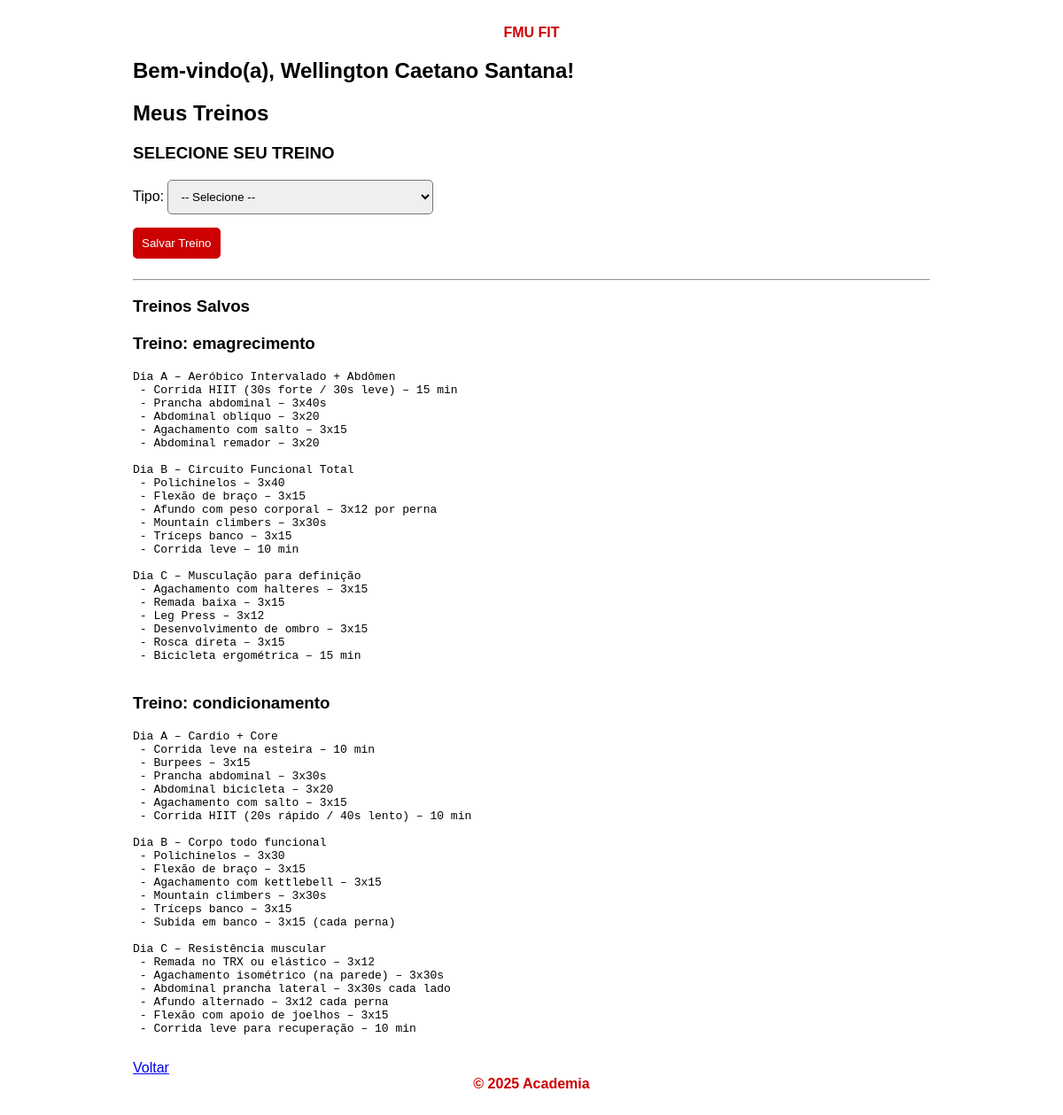
The page /views/aluno/painel_treinos.php (signed in) on the database its author committed.
### tables this page shows
CREATE TABLE `alunos` (
  `id` int(11) NOT NULL,
  `nome` varchar(100) NOT NULL,
  `email` varchar(100) NOT NULL,
  `telefone` varchar(20) DEFAULT NULL,
  `cpf` varchar(20) DEFAULT NULL,
  `data_nascimento` date DEFAULT NULL,
  `genero` enum('masculino','feminino','outro') DEFAULT NULL,
  `saude` text DEFAULT NULL,
  `senha` varchar(255) NOT NULL,
  `criado_em` timestamp NOT NULL DEFAULT current_timestamp(),
  `treino_selecionado` varchar(20) DEFAULT NULL,
  `tipo_treino` varchar(50) DEFAULT NULL
);

CREATE TABLE `treinos` (
  `id` int(11) NOT NULL,
  `aluno_id` int(11) DEFAULT NULL,
  `titulo` varchar(100) DEFAULT NULL,
  `descricao` text DEFAULT NULL,
  `criado_em` timestamp NOT NULL DEFAULT current_timestamp()
);

### views/aluno/painel_treinos.php (the view, shortened to what this page needs)
<?php
require_once '../../includes/db.php';
$aluno_id = $_SESSION['aluno_id'];
$stmt_aluno = $pdo->prepare("SELECT nome FROM alunos WHERE id = ?");
$stmt_aluno->execute([$aluno_id]);
$aluno = $stmt_aluno->fetch(PDO::FETCH_ASSOC);
$nome_aluno = $aluno ? htmlspecialchars($aluno['nome']) : 'Aluno';
$stmt = $pdo->prepare("SELECT * FROM treinos WHERE aluno_id = ? ORDER BY id DESC");
$stmt->execute([$aluno_id]);
$treinos = $stmt->fetchAll(PDO::FETCH_ASSOC);
?>
<!DOCTYPE html>
<html lang="pt-BR">
<head>
</head>
<body>
<div class="container">
    <header class="header">FMU FIT</header>
    <h2>Bem-vindo(a), <?= $nome_aluno ?>!</h2>
    <h2>Meus Treinos</h2>
    <h3>SELECIONE SEU TREINO</h3>
    <form method="post" action="../../controllers/AlunoController.php" id="formTreino">
        <label for="tipoTreino">Tipo:</label>
        <select name="tipo" id="tipoTreino" required onchange="mostrarExercicios()">
            <option value="">-- Selecione --</option>
        </select>
        <button type="submit" id="btnSalvar" disabled>Salvar Treino</button>
    </form>
    <hr/>
    <?php if (!empty($treinos)): ?>
        <h3>Treinos Salvos</h3>
        <?php foreach ($treinos as $treino): ?>
            <div class="exercises">
                <h3>Treino: <?= htmlspecialchars($treino['titulo']) ?></h3>
                <pre style="white-space: pre-wrap;"><?= htmlspecialchars($treino['descricao']) ?></pre>
            </div>
        <?php endforeach; ?>
    <?php else: ?>
        <p>Você ainda não possui treinos salvos.</p>
    <?php endif; ?>
    <a href="area_aluno.php">Voltar</a>
    <footer class="footer">© 2025 Academia</footer>
</div>
</body>
</html>

### views/aluno/painel_treinos.php (style rules this page uses)
body { font-family: Arial, sans-serif; padding: 20px; }
.container { max-width: 900px; margin: auto; }
.header, .footer { text-align: center; font-weight: bold; margin-bottom: 20px; color: #cc0000; }
select, button { padding: 10px; margin-bottom: 15px; border-radius: 5px; }
select { width: 100%; max-width: 300px; }
button { background-color: #cc0000; color: white; border: none; }
.exercises { margin-top: 20px; }

### rows shown on the page
alunos: nome "Wellington Caetano Santana"
treinos: titulo "emagrecimento", descricao "Dia A – Aeróbico Intervalado + Abdômen - Corrida HIIT (30s forte / 30s leve) – 15 min - Prancha abdominal – 3x40s - Abdominal oblíquo – 3x20 - Agachamento com salto – 3x15 - Abdominal remador – 3x20 Dia B – Circuito Funcional Total - Polichinelos – 3x40 - Flexão de braço – 3x15 - Afundo com peso corporal – 3x12 por perna - Mountain climbers – 3x30s - Tríceps banco – 3x15 - Corrida leve – 10 min Dia C – Musculação para definição - Agachamento com halteres – 3x15 - Remada baixa – 3x15 - Leg Press – 3x12 - Desenvolvimento de ombro – 3x15 - Rosca direta – 3x15 - Bicicleta ergométrica – 15 min"
treinos: titulo "condicionamento", descricao "Dia A – Cardio + Core - Corrida leve na esteira – 10 min - Burpees – 3x15 - Prancha abdominal – 3x30s - Abdominal bicicleta – 3x20 - Agachamento com salto – 3x15 - Corrida HIIT (20s rápido / 40s lento) – 10 min Dia B – Corpo todo funcional - Polichinelos – 3x30 - Flexão de braço – 3x15 - Agachamento com kettlebell – 3x15 - Mountain climbers – 3x30s - Tríceps banco – 3x15 - Subida em banco – 3x15 (cada perna) Dia C – Resistência muscular - Remada no TRX ou elástico – 3x12 - Agachamento isométrico (na parede) – 3x30s - Abdominal prancha lateral – 3x30s cada lado - Afundo alternado – 3x12 cada perna - Flexão com apoio de joelhos – 3x15 - Corrida leve para recuperação – 10 min"
